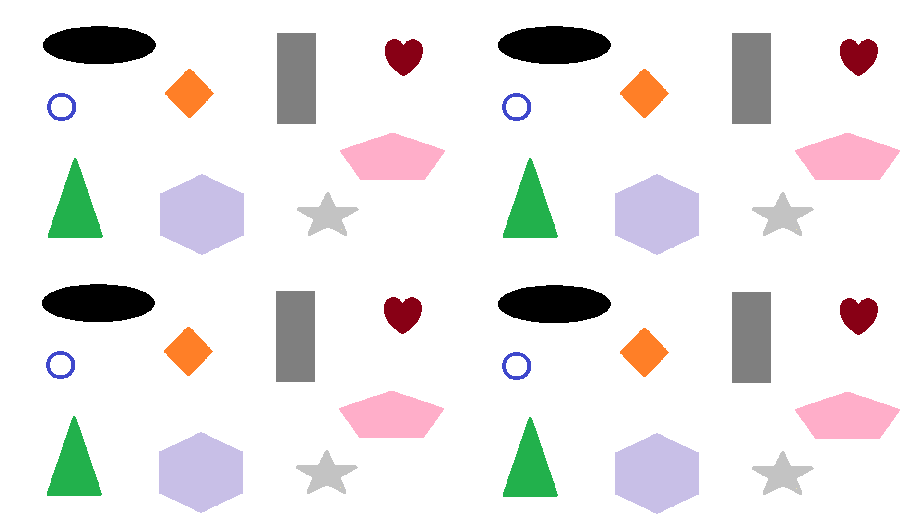
%> input picture SignalProcessing/ImageProcessing_SimpleTasks/ObrazZ4.png, 907 x 519 px
$ octave KohLabZ4L2.m   (GNU Octave 9; MATLAB toolbox functions it lacks are replaced by stand-ins)
%> lines starting %> are read from the running program, lines starting %| are printed output that depends on the picture; in (x1, y1, x2, y2) boxes, pixels count from 0 and x2, y2 are one past the last pixel; in counts of white or black regions, pixels touching at a corner belong together; the program's own positions count from 1
close all;
clear all;
clc;

imfinfo('ObrazZ4.png')
A=imread('ObrazZ4.png');
%> A is the input picture: size 519x907x3 uint8; mean R, G, B 234.8, 232.3, 232.4
B=rgb2gray(A);
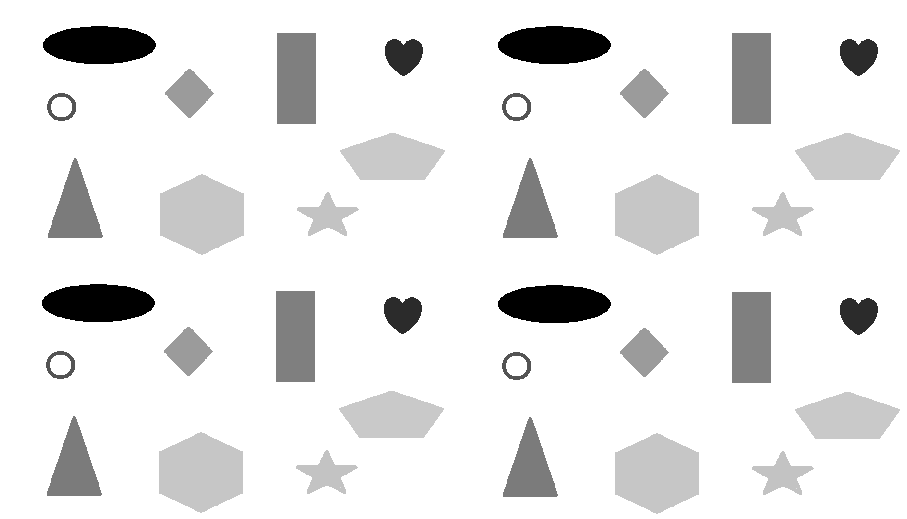
%> B: size 519x907 uint8; min 0, max 255, mean 233.1

figure(1)
imhist(B)
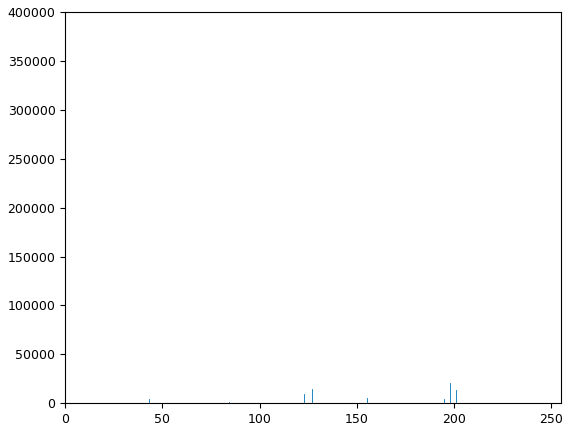
%> figure redrawn from the program's plot data; highest point at x = 255, y = 383829
T = 0.79;
C = im2bw(B,T);
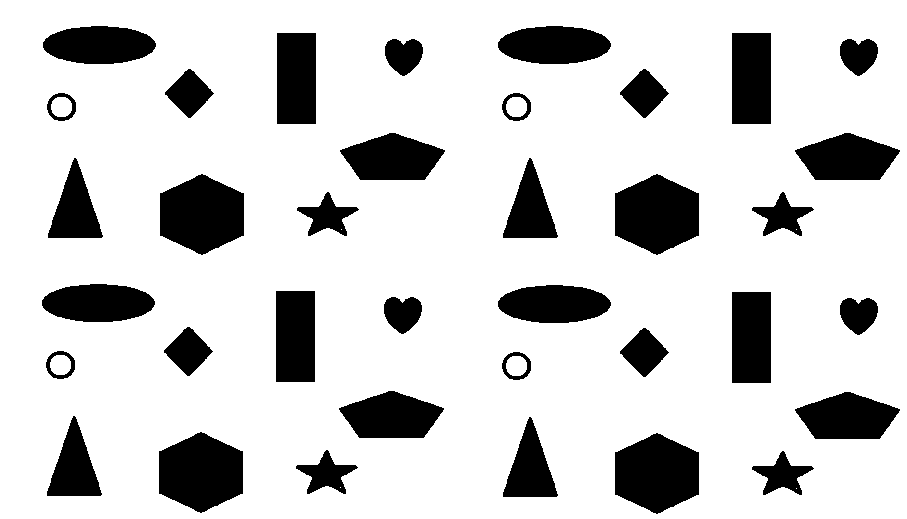
%> C: size 519x907 logical; 81.5% white; 36 black regions, largest, box (x1, y1, x2, y2) and area: (160, 174, 244, 255) 5137, (615, 174, 699, 255) 5137, (159, 432, 243, 513) 5137
im_bw = not(C);
%> im_bw: size 519x907 logical; 18.5% white; 36 white regions
figure(2)
imshow(im_bw)
hold on

[L,num]=bwlabel(im_bw,4);
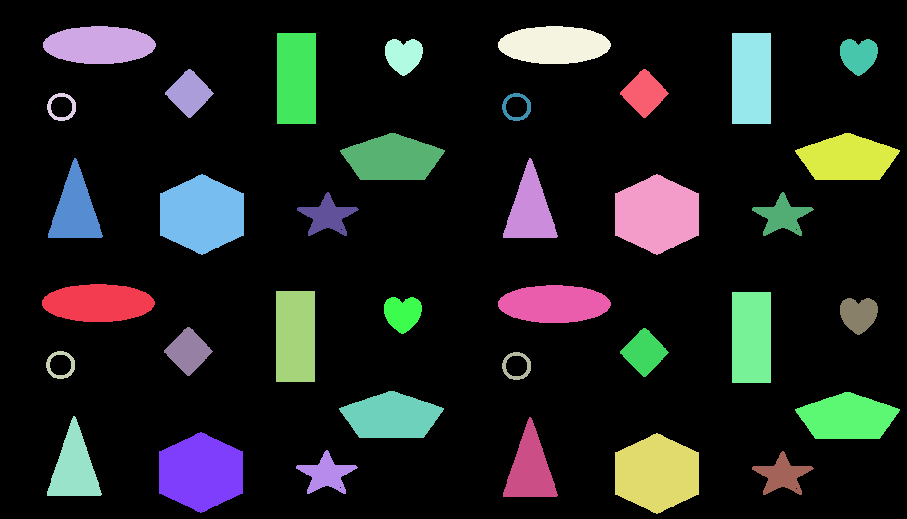
%> L: size 519x907 double; 37 distinct labels, from 0 to 36; one colour per label, 0 black
%> num = 36
feats=regionprops(L,'all');
%> feats = 36 regions; largest, box (x1, y1, x2, y2), Area, Centroid, MajorAxisLength, MinorAxisLength and Eccentricity: (159, 432, 243, 513) 5137 [201.5 473] 88.85 74.23 0.549, (160, 174, 244, 255) 5137 [202.5 215] 88.85 74.23 0.549, (615, 174, 699, 255) 5137 [657.5 215] 88.85 74.23 0.549

for i=1:num
    centroids = cat(1, feats.Centroid);
    form_factor(i)=cat(1,(4*pi*feats(i).Area)/(feats(i).Perimeter*feats(i).Perimeter));
    roundness(i)=cat(1,(4*feats(i).Area)/(pi*feats(i).MajorAxisLength*feats(i).MajorAxisLength));
    aspect_ratio(i)=cat(1,feats(i).MajorAxisLength/feats(i).MinorAxisLength);
    solidity(i)=cat(1,feats(i).Area/feats(i).ConvexArea);
    compactness(i)=cat(1,(sqrt(4*(feats(i).Area/pi))/feats(i).MajorAxisLength));
    plot(centroids(:,1), centroids(:,2), 'b*')

end
%> this loop made 36 passes
%> after the loop, aspect_ratio = 36 values, max 2.98 at index 2, min 1.03 at index 10, mean 1.65; compactness = 36 values, max 0.965 at index 10, min 0.533 at index 3, mean 0.744; form_factor = 36 values, max 0.926 at index 7, min 0.394 at index 13, mean 0.7; roundness = 36 values, max 0.931 at index 10, min 0.284 at index 3, mean 0.576; solidity = 36 values, max 1 at index 11, min 0.447 at index 3, mean 0.875
for k=1:length(feats)
 x=feats(k).Centroid(1,1);
 y=feats(k).Centroid(1,2);
 plot(x,y,'*')
end
%> this loop made 36 passes
%> (x, y) on passes 1 to 12: (98.83, 303.7), (99.83, 45.65), (61.28, 365.7), (62.28, 107.7), (74.79, 468.6), (75.79, 210.6), (201.5, 473), (202.5, 215), (188.8, 351.9), (189.8, 93.92), (296, 337), (297, 79)
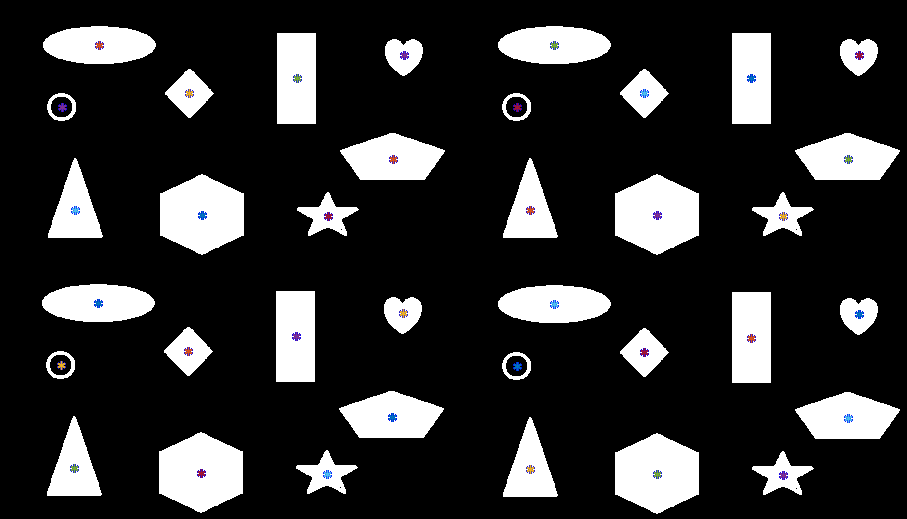
%> figure redrawn from the program's plot data
hold off

E = bwconncomp(im_bw);
%> E = 36 connected components
L = labelmatrix(E);
%> L: size 519x907 uint8; 37 distinct labels, from 0 to 36

figure(3)
F=find([roundness] <= 0.3);
%> F = [3 4 21 22]
G = ismember(L, F);
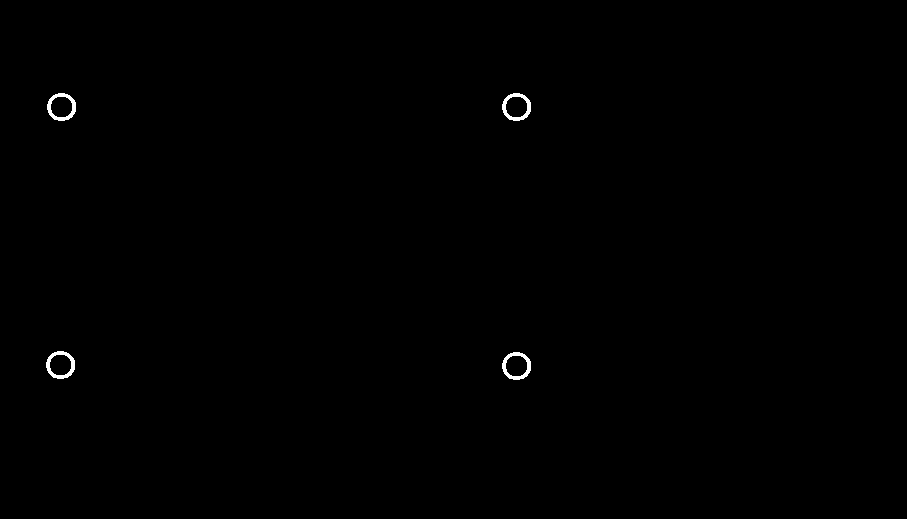
%> G: size 519x907 logical; 0.25% white; 4 white regions, box (x1, y1, x2, y2) and area: (47, 93, 76, 121) 296, (502, 93, 531, 121) 296, (46, 351, 75, 379) 296, (502, 352, 531, 380) 296
imshow(G)
hold on

for k=1:length(feats)
 if roundness(k) <= 0.3
 rectangle('Position', feats(k).BoundingBox, 'EdgeColor','red');
 x=feats(k).Centroid(1,1);
 y=feats(k).Centroid(1,2);
 plot(x,y,'*')
 end
end
%> this loop made 36 passes
%> (x, y) on passes 3, 4, 21, 22: (61.28, 365.7), (62.28, 107.7), (517.3, 107.7), (517.3, 366.7)
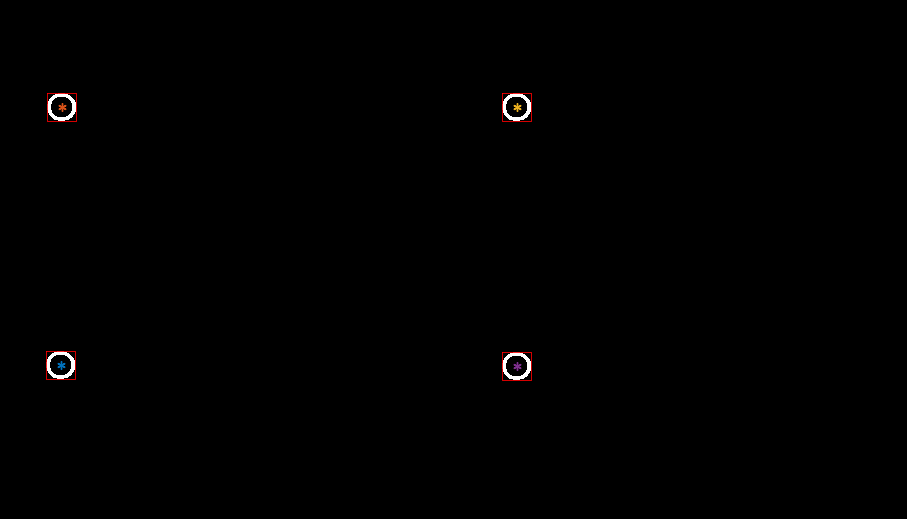
%> figure redrawn from the program's plot data
hold off
